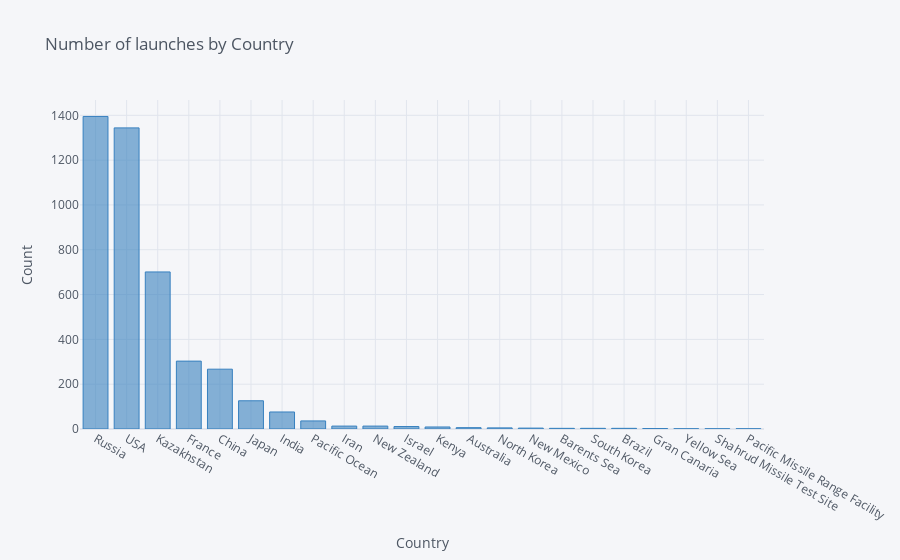

Notebook code for this chart:
### Markdown cell above
#### Ploting countries which have participate in expoloring space.

### Code cell
no_lauches = mission["Country"].value_counts()
no_lauches.iplot(kind='bar', xTitle = 'Country', yTitle = "Count", title = 'Number of launches by Country', color = 'blue')

### Figure 1 — Plotly figure (JSON) as saved in the notebook; plotly's stock layout.template omitted (floating-point values rounded to 4 significant figures)
{"data": [{"marker": {"color": "rgba(55, 128, 191, 0.6)", "line": {"color": "rgba(55, 128, 191, 1.0)", "width": 1}}, "name": "Country", "orientation": "v", "text": "", "type": "bar", "x": ["Russia", "USA", "Kazakhstan", "France", "China", "Japan", "India", "Pacific Ocean", "Iran", "New Zealand", "Israel", "Kenya", "Australia", "North Korea", "New Mexico", "Barents Sea", "South Korea", "Brazil", "Gran Canaria", "Yellow Sea", "Shahrud Missile Test Site", "Pacific Missile Range Facility"], "y": [1395, 1344, 701, 303, 267, 126, 76, 36, 13, 13, 11, 9, 6, 5, 4, 3, 3, 3, 2, 1, 1, 1]}], "layout": {"legend": {"bgcolor": "#F5F6F9", "font": {"color": "#4D5663"}}, "paper_bgcolor": "#F5F6F9", "plot_bgcolor": "#F5F6F9", "title": {"font": {"color": "#4D5663"}, "text": "Number of launches by Country"}, "xaxis": {"gridcolor": "#E1E5ED", "showgrid": true, "tickfont": {"color": "#4D5663"}, "title": {"font": {"color": "#4D5663"}, "text": "Country"}, "zerolinecolor": "#E1E5ED"}, "yaxis": {"gridcolor": "#E1E5ED", "showgrid": true, "tickfont": {"color": "#4D5663"}, "title": {"font": {"color": "#4D5663"}, "text": "Count"}, "zerolinecolor": "#E1E5ED"}}}
